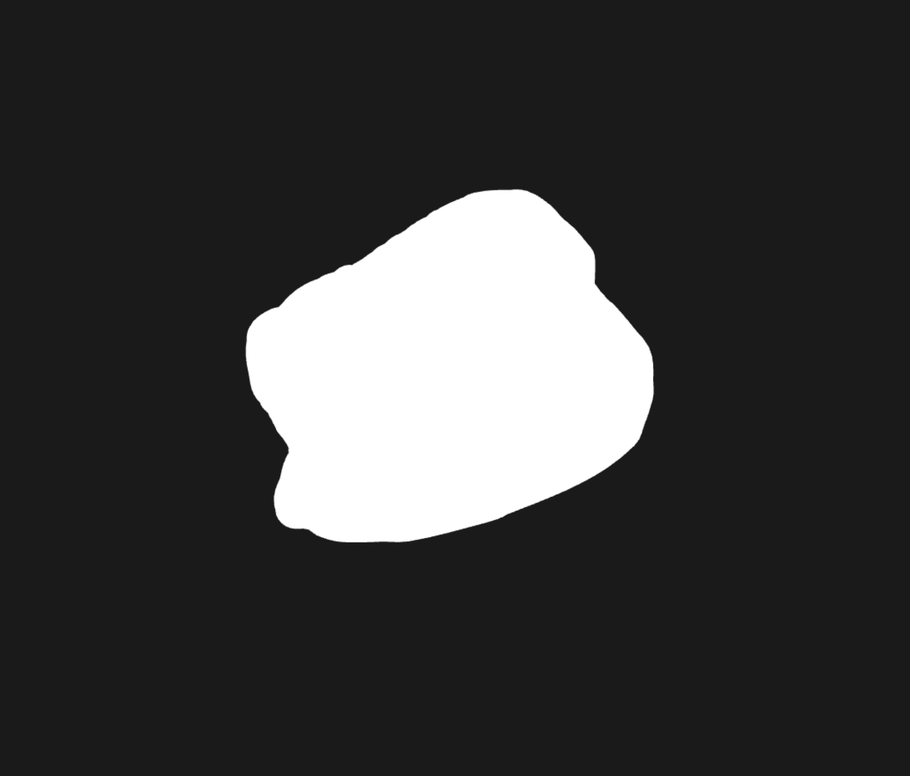
#> input picture thresh_img/pore1.png, 910 x 776 px, shrunk from 2078 x 1772 before the run
$ jupyter execute --allow-errors metrics.ipynb
#> lines starting #> are read from the running program, lines starting #| are printed output that depends on the picture; after the words box and inside, x2 and y2 are one past the last pixel; in counts of white or black regions, pixels touching at a corner belong together
[cell 1]
import cv2 as cv
import numpy as np
from matplotlib import pyplot as plt

# Preprocessing

[cell 2]
IMG = cv.imread('thresh_img/pore1.png', 1)
#> IMG is the input picture: shape (776, 910, 3); mean B, G, R 59.4, 59.4, 59.4
gray = cv.cvtColor(IMG, cv.COLOR_BGR2GRAY)

# apply thresholding to convert grayscale to binary image
ret,THRESH = cv.threshold(gray,100,255,0)
#> THRESH: shape (776, 910); 14.6% white; 1 white region, box (x1, y1, x2, y2) and area: (246, 189, 654, 543) 103377
tresh = 255 - THRESH
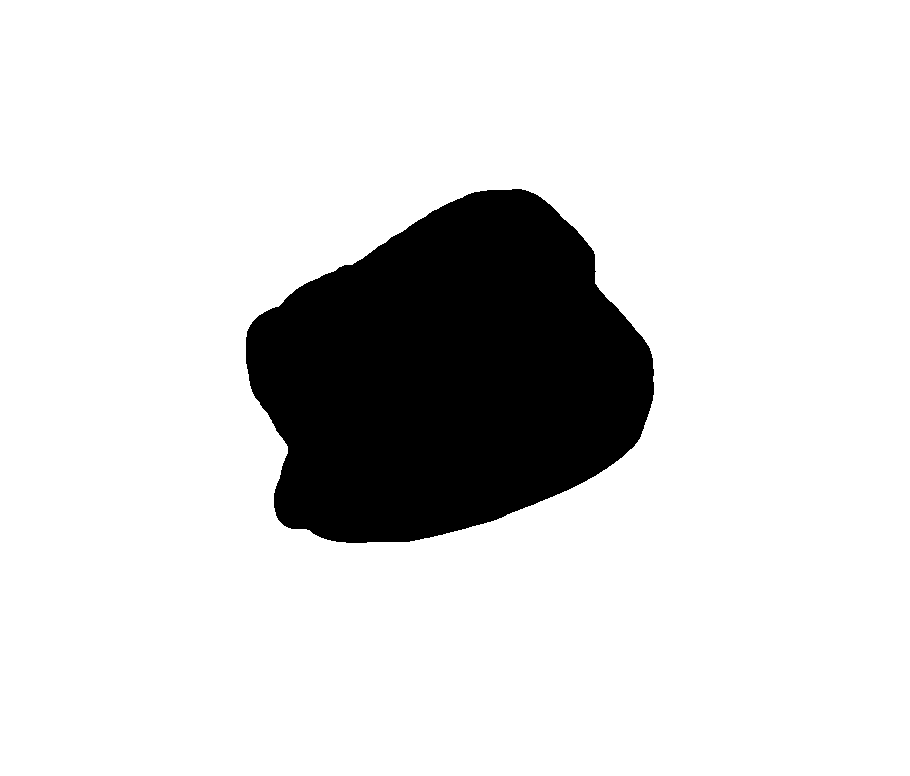
#> tresh: shape (776, 910); 85.4% white; 1 black region

def plot(res):
    plt.figure(figsize=(10,6))
    plt.imshow(res, cmap='grey')
    plt.show()

plot(THRESH)

# find the contours
contours, hierarchy = cv.findContours(THRESH, cv.RETR_TREE,cv.CHAIN_APPROX_SIMPLE)
#> contours = 1 contour; box (x1, y1, x2, y2) and area: (246, 189, 654, 543) 102828
print("Number of contours detected:", len(contours))
#| Number of contours detected: 1

# select the first contour
CNT = contours[0]
#> CNT = contour of 533 points, box (x1, y1, x2, y2) (246, 189, 654, 543), area 102828

# Approximate border of pore with ellipse or rectangle
### *Can be used for measuring isometry of the pore*

[cell 3]
def apply_ell_rect(cnt, img, linew=5):
    # TODO: make separate functions
    # fit the ellipse to the selected object
#> called with cnt = array of shape (533, 1, 2), linew = 5
    ellipse = cv.fitEllipse(cnt)
#> ellipse = ((452.2, 373.3), (319.7, 422.1), 66.49)

    # find smallest external rectangle
    rect = cv.minAreaRect(cnt)
#> rect = ((436.9, 386.7), (407.1, 310.1), -29.7)
    box = cv.boxPoints(rect)
#> box = [[336.9, 622.2], [183.3, 352.9], [536.9, 151.2], [690.5, 420.5]]
    box = np.int0(box)
#> box = [[336, 622], [183, 352], [536, 151], [690, 420]]

    img = img.copy()
    cv.ellipse(img,ellipse, (255,0,0), linew)
    cv.drawContours(img,[box],0,(0,0,255),linew)
    return img

plot(apply_ell_rect(CNT, IMG))

[cell 4]
IMG2 = cv.imread('thresh_img/many_pores.png', 1)
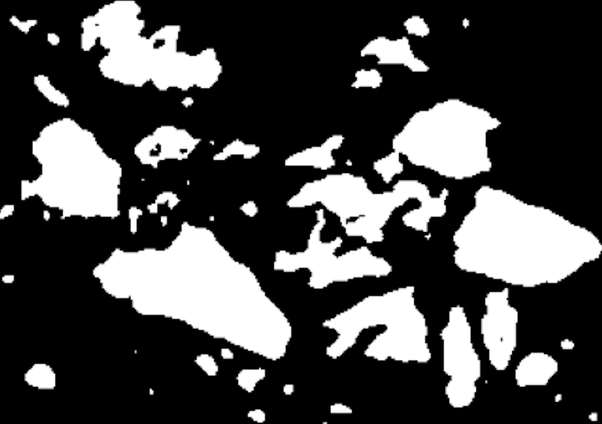
#> input picture thresh_img/many_pores.png, 602 x 424 px, shrunk from 1376 x 968 before the run
#> IMG2 is the input picture: shape (424, 602, 3); mean B, G, R 71.2, 71.2, 71.2
gray = cv.cvtColor(IMG2, cv.COLOR_BGR2GRAY)
#> gray: shape (424, 602)

# apply thresholding to convert grayscale to binary image
ret, thresh = cv.threshold(gray,100,255,0)
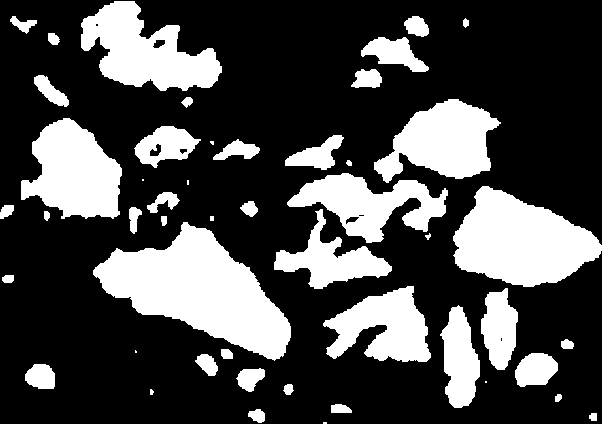
#> thresh: shape (424, 602); 28.4% white; 49 white regions (7 under 20 px), largest, box (x1, y1, x2, y2) and area: (93, 222, 291, 361) 13517, (453, 186, 602, 287) 9673, (81, 1, 222, 91) 7102
tresh = 255 - thresh
#> tresh: shape (424, 602); 71.6% white; 49 black regions (7 under 20 px)

# find the contours
contours, hierarchy = cv.findContours(thresh, cv.RETR_TREE,cv.CHAIN_APPROX_SIMPLE)
#> contours = 56 contours, 13 with area under 20; largest, box (x1, y1, x2, y2) and area: (93, 222, 291, 361) 13264, (453, 186, 602, 287) 9482, (81, 1, 222, 91) 6940, (21, 118, 122, 219) 6614, (374, 99, 501, 183) 6049
print("Number of contours detected:", len(contours))
#| Number of contours detected: 56
hierarchy = hierarchy[0]

# clearing non-nestet contours
contours = [contours[i] for i in range(len(contours)) if hierarchy[i][-1] == -1]
#> contours = 49 contours, 10 with area under 20; largest, box (x1, y1, x2, y2) and area: (93, 222, 291, 361) 13264, (453, 186, 602, 287) 9482, (81, 1, 222, 91) 6940, (21, 118, 122, 219) 6614, (374, 99, 501, 183) 6049
print("Number of non-nested contours:", len(contours))
#| Number of non-nested contours: 49

img = IMG2.copy()
#> (the rest of this cell did not finish here and is left out)

# Find pairs of the closest and the farest points of the pore
### *Can be used for measuring the average size of the pore*

[cell 5]
def apply_circ(cnt, img, stat=False, linew=3):
    # TODO: optimize section below
    # Internal Circumference
#> called with cnt = array of shape (533, 1, 2), stat = False, linew = 3
    temp = np.zeros_like(img)
    temp = cv.cvtColor(temp, cv.COLOR_BGR2GRAY)
    cv.drawContours(temp, cnt, -1, (255, 255, 255), 1)
#> temp: shape (776, 910); 0.08% white in thin lines or dots, all inside (x1, y1, x2, y2) = (246, 189, 654, 543)
    cv.fillPoly(temp, pts=[cnt], color=(255,255,255))
    ret, temp = cv.threshold(temp, 100, 255, 0)


    dist = cv.distanceTransform(temp,
                                cv.DIST_L2,
                                cv.DIST_MASK_PRECISE) # Perform the distance transform
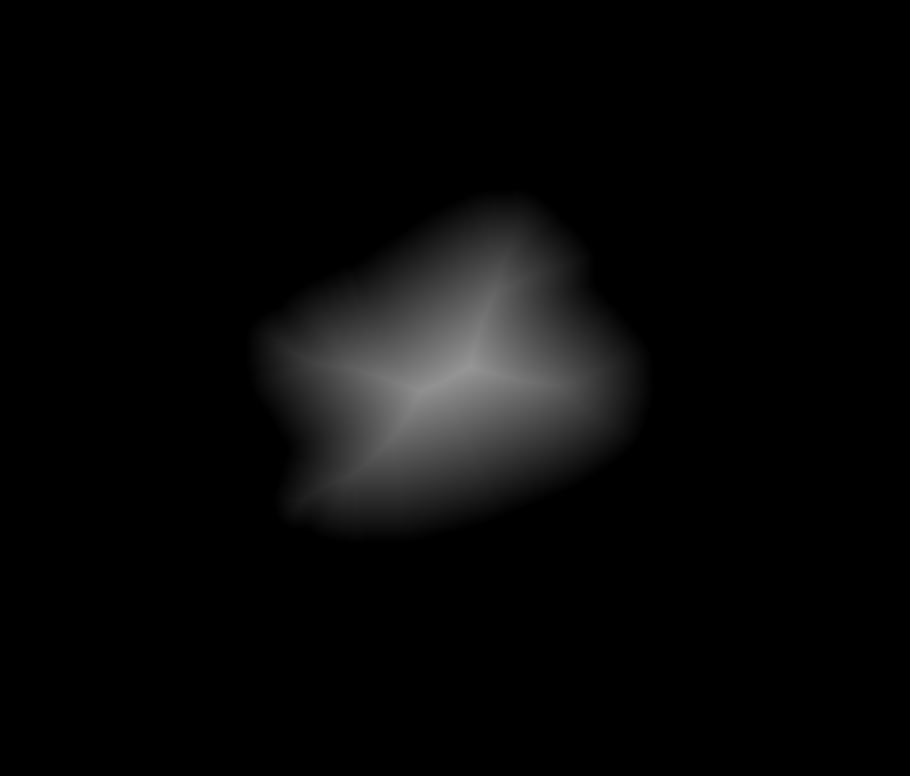
#> dist: shape (776, 910) float32; min 0, max 150.6, mean 8


    # External Circumference
    (x_axis,y_axis), R = cv.minEnclosingCircle(cnt)
#> x_axis = 441.7; y_axis = 384.3; R = 212

    if stat:
        return np.max(dist), R
    else:
        indices = np.unravel_index(dist.argmax(), dist.shape) # find peak
#> indices = (367, 469)
        r = int(dist[indices])
#> r = 150
        center = (int(x_axis),int(y_axis))
#> center = (441, 384)

        img = img.copy()
        cv.circle(img,center,int(R),(0,255,0),linew)
        cv.circle(img, indices[::-1], r, (255,0,0), linew)
        return img

plot(apply_circ(CNT, IMG))

[cell 6]
img = IMG2.copy()
for cnt in contours:
    img = apply_circ(cnt, img, linew=2)
#> this loop made 49 passes
#> (x_axis in apply_circ, y_axis in apply_circ, R in apply_circ, indices in apply_circ, r in apply_circ, center in apply_circ) on passes 2, 3, 4, 5, 6, 7, 9, 10, 11, 12, 14, 15: (593.2, 416.5, 4.47, (416, 593), 3, (593, 416)), (256.3, 415.9, 8.76, (415, 257), 5, (256, 415)), (341, 408.5, 10.59, (408, 337), 5, (341, 408)), (557.5, 397.5, 4.3, (398, 557), 3, (557, 397)), (151, 391.5, 2.69, (391, 151), 2, (151, 391)), (288.5, 389, 5.59, (389, 288), 5, (288, 389)), (250.7, 376.5, 14.78, (378, 247), 10, (250, 376)), (40.19, 378.6, 15.88, (375, 40), 12, (40, 378)), (205.5, 365.5, 12.75, (362, 206), 7, (205, 365)), (537, 373.5, 22.59, (368, 537), 16, (537, 373)), (226.5, 353.5, 7.11, (353, 225), 5, (226, 353)), (566.7, 344.1, 6.53, (344, 566), 5, (566, 344))
#> (x_axis in apply_circ, y_axis in apply_circ, R in apply_circ, indices in apply_circ, r in apply_circ) on passes 20, 21, 29, 33, 37, 48: (428, 236, 3.16, (236, 427), 2), (189, 311, 104.4, (280, 195), 42), (163, 204, 16.49, (198, 172), 5), (367, 197, 80.31, (213, 362), 22), (314, 151, 32.2, (157, 320), 11), (23, 21, 13.15, (26, 23), 5)
#> pass 1, in apply_circ (call 2), `ret, temp = cv.threshold(temp, 100, 255, 0)`:
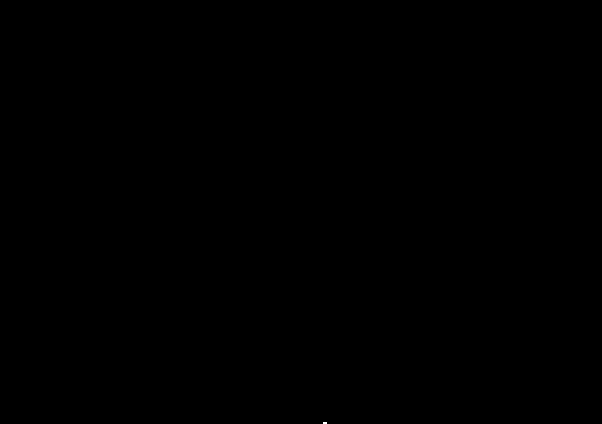
#> temp: shape (424, 602); 0% white; 1 white region (1 under 20 px)
#> after the loop:
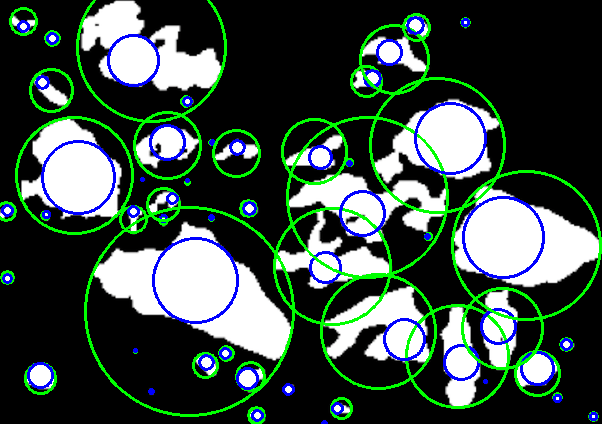
#> img: shape (424, 602, 3); mean B, G, R 69.9, 78.5, 61

plot(img)

[cell 7]
img = IMG2.copy()

R_list = np.array([apply_circ(cnt, img, stat=True) for cnt in contours])
#> R_list = 49 pairs, first value 1 to 42.15, second value 0.707 to 104.4

plt.figure(figsize=(8,5))
plt.title('Internal circles distribution')
plt.hist(R_list[:,0], bins=20, rwidth=0.7)
plt.show()
#> figure, not shown here; tallest bar 14 high, from x = 1.31 to 2.75

plt.figure(figsize=(8,5))
plt.title('External circles distribution')
plt.hist(R_list[:,1], bins=20, rwidth=0.7)
plt.show()
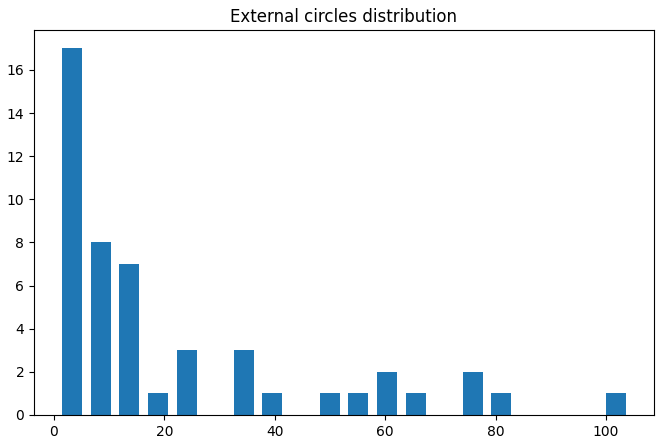
#> figure drawn by matplotlib, 1 panel; tallest bar 17 high, from x = 1.48 to 5.11

## Convexity Defects

[cell 8]
IMG3 = cv.imread('thresh_img/pore2.png', 1)
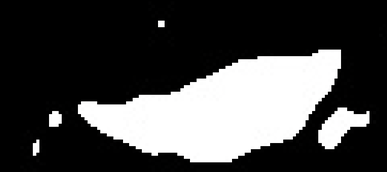
#> input picture thresh_img/pore2.png, 387 x 172 px, shrunk from 884 x 392 before the run
#> IMG3 is the input picture: shape (172, 387, 3); mean B, G, R 69.9, 69.9, 69.9
gray = cv.cvtColor(IMG3, cv.COLOR_BGR2GRAY)
#> gray: shape (172, 387)
ret,THRESH = cv.threshold(gray,100,255,0)
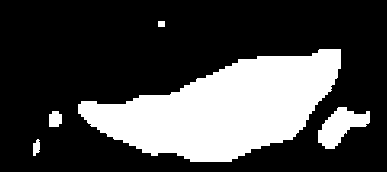
#> THRESH: shape (172, 387); 27.6% white; 5 white regions, box (x1, y1, x2, y2) and area: (78, 49, 341, 162) 16891, (318, 107, 370, 149) 1160, (49, 111, 62, 127) 181, (33, 139, 40, 156) 90, (158, 21, 165, 27) 42
THRESH = 255 - THRESH
#> THRESH: shape (172, 387); 72.4% white; 5 black regions
contours, hierarchy = cv.findContours(THRESH, cv.RETR_TREE,cv.CHAIN_APPROX_SIMPLE)
#> contours = 6 contours; box (x1, y1, x2, y2) and area: (0, 0, 387, 172) 66006, (77, 48, 342, 163) 17238, (317, 106, 371, 150) 1246, (48, 110, 63, 128) 208, (32, 138, 41, 157) 110, (157, 20, 166, 28) 54
cnt = contours[4]
#> cnt = contour of 190 points, box (x1, y1, x2, y2) (77, 48, 342, 163), area 17238

[cell 9]
hull = cv.convexHull(cnt, returnPoints = False)
#> hull = 21 values from 0 to 184
defects = cv.convexityDefects(cnt, hull)
#> defects = 16 rows, first 6: [184, 0, 185, 1551], [3, 6, 5, 648], [6, 9, 8, 504], [9, 16, 12, 687], [16, 41, 31, 1280], [41, 55, 46, 543]
img = IMG3.copy()
for i in range(defects.shape[0]):
    s,e,f,d = defects[i,0]
    start = tuple(cnt[s][0])
    end = tuple(cnt[e][0])
    far = tuple(cnt[f][0])
    cv.line(img,start,end,[0,255,0],2)
    cv.circle(img,far,5,[0,0,255],-1)
#> this loop made 16 passes
#> (s, e, f, d, start, end, far) on passes 1 to 12: (184, 0, 185, 1551, (257, 55), (319, 48), (311, 55)), (3, 6, 5, 648, (341, 68), (338, 77), (338, 69)), (6, 9, 8, 504, (338, 77), (335, 84), (335, 79)), (9, 16, 12, 687, (335, 84), (332, 90), (331, 86)), (16, 41, 31, 1280, (332, 90), (306, 126), (315, 105)), (41, 55, 46, 543, (306, 126), (292, 140), (299, 130)), (55, 76, 65, 1394, (292, 140), (231, 162), (251, 149)), (77, 89, 85, 1732, (190, 162), (151, 156), (176, 153)), (89, 92, 91, 648, (151, 156), (142, 153), (150, 153)), (92, 107, 103, 898, (142, 153), (107, 137), (122, 140)), (107, 111, 110, 635, (107, 137), (100, 133), (105, 133)), (111, 117, 116, 710, (100, 133), (91, 127), (96, 127))
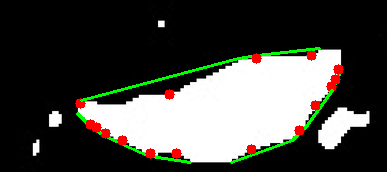
#> img: shape (172, 387, 3); 3.82% of pixels changed, all inside (x1, y1, x2, y2) = (75, 47, 344, 164)

# TODO: ignore defects <= 1-2 px
plot(img)
